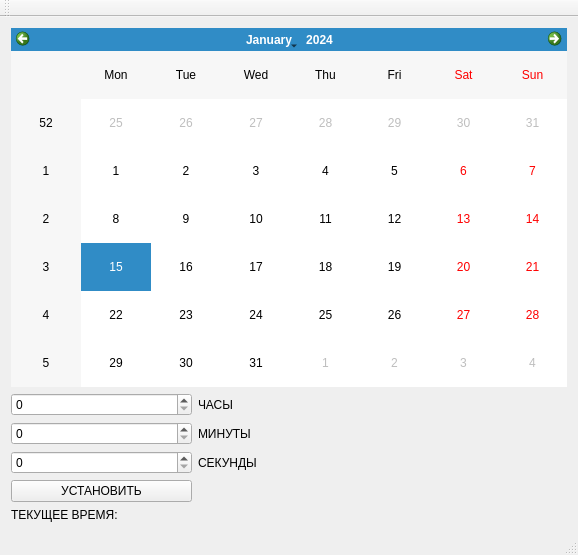
<?xml version="1.0" encoding="UTF-8"?>
<ui version="4.0">
 <class>MainWindow</class>
 <widget class="QMainWindow" name="MainWindow">
  <property name="geometry">
   <rect>
    <x>0</x>
    <y>0</y>
    <width>578</width>
    <height>555</height>
   </rect>
  </property>
  <property name="windowTitle">
   <string>MainWindow</string>
  </property>
  <widget class="QWidget" name="centralWidget">
   <layout class="QGridLayout" name="gridLayout">
    <item row="0" column="0" colspan="3">
     <widget class="QCalendarWidget" name="calendarWidget"/>
    </item>
    <item row="1" column="0">
     <widget class="QSpinBox" name="spinBox_Hour"/>
    </item>
    <item row="1" column="1">
     <widget class="QLabel" name="label_h">
      <property name="text">
       <string>ЧАСЫ</string>
      </property>
     </widget>
    </item>
    <item row="1" column="2">
     <widget class="QLabel" name="bulb">
      <property name="text">
       <string/>
      </property>
     </widget>
    </item>
    <item row="2" column="0">
     <widget class="QSpinBox" name="spinBox_Min"/>
    </item>
    <item row="2" column="1">
     <widget class="QLabel" name="label_m">
      <property name="text">
       <string>МИНУТЫ</string>
      </property>
     </widget>
    </item>
    <item row="3" column="0">
     <widget class="QSpinBox" name="spinBox_Sec"/>
    </item>
    <item row="3" column="1">
     <widget class="QLabel" name="label_s">
      <property name="text">
       <string>СЕКУНДЫ</string>
      </property>
     </widget>
    </item>
    <item row="4" column="0">
     <widget class="QPushButton" name="set_new_time">
      <property name="text">
       <string>УСТАНОВИТЬ</string>
      </property>
     </widget>
    </item>
    <item row="4" column="2">
     <widget class="QLabel" name="now_time">
      <property name="text">
       <string/>
      </property>
     </widget>
    </item>
    <item row="5" column="0">
     <widget class="QLabel" name="label">
      <property name="text">
       <string>ТЕКУЩЕЕ ВРЕМЯ:</string>
      </property>
     </widget>
    </item>
   </layout>
  </widget>
  <widget class="QMenuBar" name="menuBar">
   <property name="geometry">
    <rect>
     <x>0</x>
     <y>0</y>
     <width>578</width>
     <height>22</height>
    </rect>
   </property>
  </widget>
  <widget class="QToolBar" name="mainToolBar">
   <attribute name="toolBarArea">
    <enum>TopToolBarArea</enum>
   </attribute>
   <attribute name="toolBarBreak">
    <bool>false</bool>
   </attribute>
  </widget>
  <widget class="QStatusBar" name="statusBar"/>
 </widget>
 <layoutdefault spacing="6" margin="11"/>
 <resources/>
 <connections/>
</ui>
